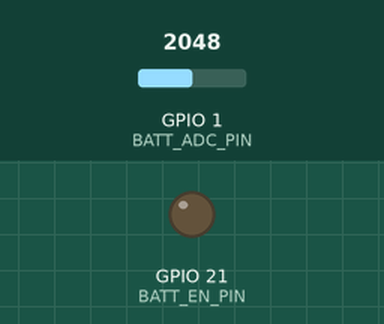
Bench run of a sketch on a simulated Seeed XIAO ESP32-S3. Parts: output pins drawn as LEDs (lit = HIGH). Inputs (shaded band) come from the test bench; at power-on: GPIO 1 (BATT_ADC_PIN) = 2048 (analog values on the 0–4095 scale). What the sketch prints to the serial monitor is not drawn.

Above: at 0.15 s.
Timing chart, 0 to 3.1 s (numbered marks = the images above):
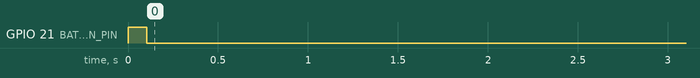

Measured:
- by itself, GPIO 21 (BATT_EN_PIN): HIGH → LOW at 0.11 s

The sketch:

Battery.ino
```cpp
// Battery.ino
//
// Read and report battery voltage on the Seeed Studio reTerminal E1002.
//
// The carrier board includes a Li-Po battery connector with a voltage divider
// that halves the battery voltage before it reaches the ADC pin.  The enable
// pin must be driven HIGH before reading; drive it LOW afterward to avoid
// draining current through the divider.
//
// Required Arduino settings (Tools menu):
//   Board        : XIAO_ESP32S3
//   Upload Speed : 115200
//
// Pin mapping:
//   GPIO  1  Battery ADC input (after 1:2 voltage divider)
//   GPIO 21  Battery monitor enable (active-high)
//   GPIO 43  UART1 TX  (carrier board USB-UART bridge)
//   GPIO 44  UART1 RX

#include <Arduino.h>

// ===== Serial / logging =====================================================
#define LOG_BAUD    115200
#define LOG_TX_PIN  43
#define LOG_RX_PIN  44
#define LOG_PRINT(x)    do { Serial1.print(x);    Serial.print(x);    } while(0)
#define LOG_PRINTLN(x)  do { Serial1.println(x);  Serial.println(x);  } while(0)
#define LOG_PRINTF(...) do { Serial1.printf(__VA_ARGS__); Serial.printf(__VA_ARGS__); } while(0)

// ===== Battery pins =========================================================
#define BATT_ADC_PIN  1   // GPIO1  — ADC input (voltage divider output)
#define BATT_EN_PIN  21   // GPIO21 — enable monitoring circuit (active-high)

void setup()
{
    Serial1.begin(LOG_BAUD, SERIAL_8N1, LOG_RX_PIN, LOG_TX_PIN);
    Serial.begin(LOG_BAUD);
    for (uint32_t t = millis(); !Serial && (millis() - t < 2000); ) delay(10);

    LOG_PRINTLN(F("\n[E1002] Battery voltage monitor"));

    // 12-bit ADC, full 3.3 V range (11 dB attenuation ≈ 150-3100 mV input).
    analogReadResolution(12);
    analogSetPinAttenuation(BATT_ADC_PIN, ADC_11db);

    // Enable circuit and let it stabilise.
    pinMode(BATT_EN_PIN, OUTPUT);
    digitalWrite(BATT_EN_PIN, HIGH);
    delay(100);
}

void loop()
{
    // Enable → sample → disable to minimise quiescent current.
    digitalWrite(BATT_EN_PIN, HIGH);
    delay(5);  // settle time

    int mv = analogReadMilliVolts(BATT_ADC_PIN);

    digitalWrite(BATT_EN_PIN, LOW);

    // The divider halves the battery voltage, so multiply by 2.
    float battV = (mv / 1000.0f) * 2.0f;

    LOG_PRINTF("[batt] ADC: %d mV  →  Battery: %.2f V\n", mv, battV);

    delay(2000);
}
```
